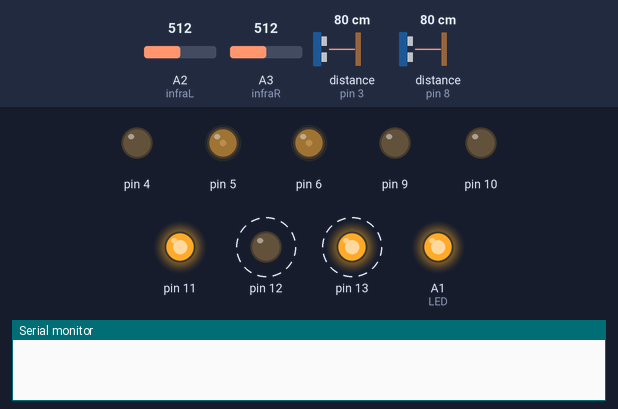
A program run on a simulated Arduino Nano, built with avr-gcc and run on an emulated ATmega328P. On the bench: output pins drawn as LEDs (lit = HIGH), the last lines printed to the serial monitor. Dashed ring = blinking. Inputs (shaded band) come from the test bench; at power-on: A2 (infraL) = 512, A3 (infraR) = 512, distance to the obstacle (sensors on pin 3, pin 8) 80 cm. The echo pulse lasts 58.3 µs per cm; pins used as bus, display or sensor lines are not drawn.

Above: at 5.75 s.
6.3 s: A2 (infraL) set to 402
9.3 s: A2 (infraL) set to 368
At 9.95 s:
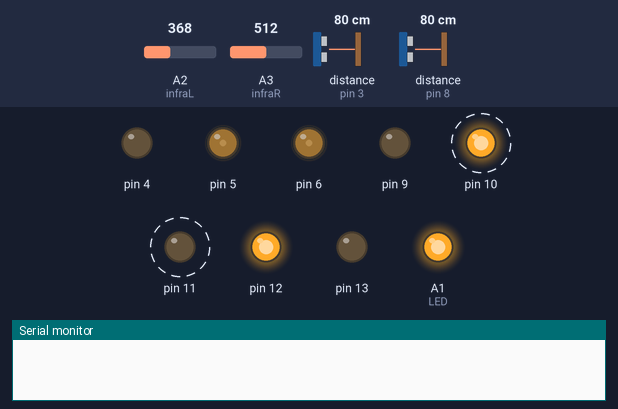
12.3 s: A2 (infraL) set to 511
At 12.65 s:
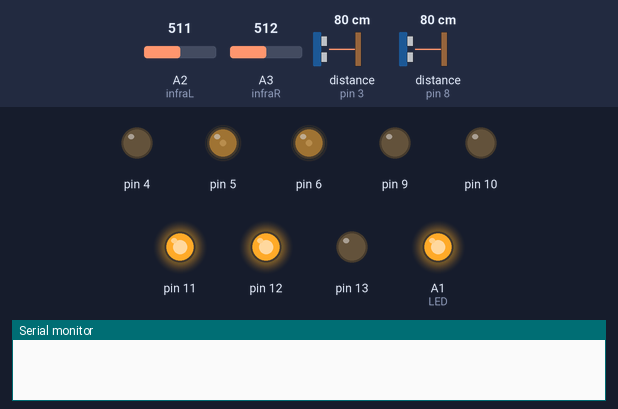
15.3 s: A2 (infraL) set to 306
At 15.95 s:
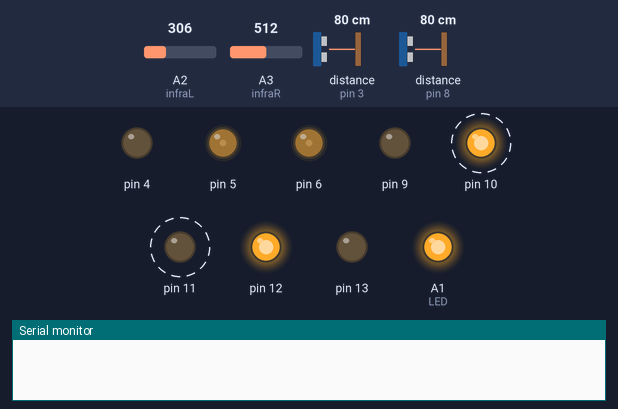
18.3 s: A3 (infraR) set to 399
21.3 s: A3 (infraR) set to 370
At 24.9 s:
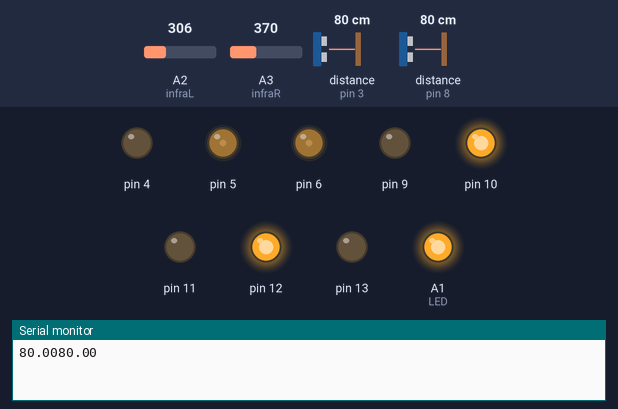
Timing chart, 0 to 25.3 s (numbered marks = the images above; inputs shaded):
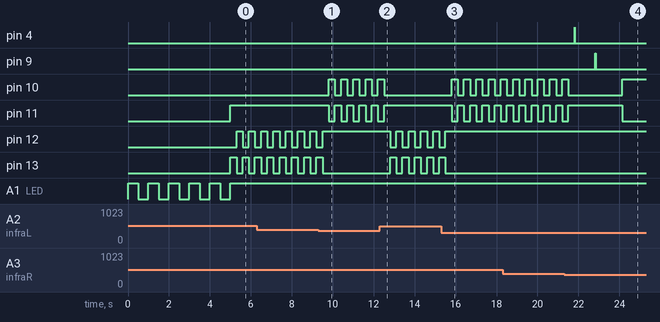

Measured:
- the behaviour switches between 384 and 383 on A2 (infraL) (found by bisection; images 0 and 1)
- the behaviour switches between 384 and 383 on A3 (infraR) (found by bisection; images 3 and 4)
- after the input at 9.3 s, pin 10, pin 11: alternates HIGH for 0.30 s and LOW for 0.30 s, starting after 0.50 s; pin 12: goes on until 9.5 s, then stays HIGH; pin 13: goes on until 9.5 s, then stays LOW
- after the input at 12.3 s, pin 10: goes on until 12.5 s, then stays LOW; pin 11: goes on until 12.5 s, then stays HIGH; pin 12, pin 13: alternates HIGH for 0.30 s and LOW for 0.30 s, starting after 0.51 s
- after the input at 15.3 s, pin 10, pin 11: alternates HIGH for 0.30 s and LOW for 0.30 s, starting after 0.51 s; pin 12: goes on until 15.5 s, then stays HIGH; pin 13: goes on until 15.5 s, then stays LOW
- after the input at 21.3 s, pin 4: LOW → HIGH after 0.51 s, → LOW 0.01 s later; pin 9: LOW → HIGH after 1.5 s, → LOW 0.01 s later
- by itself, pin 12, pin 13: alternates HIGH for 0.30 s and LOW for 0.30 s

The program:

main.cpp
```cpp
#include <Arduino.h>
#include <Ultrasonic.h>

#include "../include/motores.h"
#include "../include/ultra.h"
#include "../include/infra.h"

// declaração pinos ++++++++++++++++++++++++++++++++++++++++++++++++++++++

#define LED A1

// infravermelhos
#define infraL A2
#define infraR A3

const ultra ultraL = {.echo = 3, .trig = 4};
const ultra ultraR = {.echo = 8, .trig = 9};

Ultrasonic ultrasonicL(ultraL.trig, ultraL.echo);
Ultrasonic ultrasonicR(ultraR.trig, ultraR.echo);

const motor motorL = {.pwm = 5, .h0 = 11, .h1 = 10};
const motor motorR = {.pwm = 6, .h0 = 12, .h1 = 13};

// declaração funções auxiliares +++++++++++++++++++++++++++++++++++++++

// procura oponente
void procura();

// funções principais +++++++++++++++++++++++++++++++++++++++++++++++++++

void setup() {
  // LED
  pinMode(LED, OUTPUT);

  // infravermelho
  pinMode(infraL, INPUT);
  pinMode(infraR, INPUT);

  // ultrassom
  pinMode(ultraL.echo, INPUT);
  pinMode(ultraL.trig, OUTPUT);
  pinMode(ultraR.echo, INPUT);
  pinMode(ultraR.trig, OUTPUT);

  // motores
  pinMode(motorL.pwm, OUTPUT);
  pinMode(motorL.h0, OUTPUT);
  pinMode(motorL.h1, OUTPUT);

  pinMode(motorR.pwm, OUTPUT);
  pinMode(motorR.h0, OUTPUT);
  pinMode(motorR.h1, OUTPUT);

  Serial.begin(9600);

  freio(motorL, motorR);

  // espera 5 seg, piscando o LED
  for (int i = 0; i < 5; i++) {
    digitalWrite(LED, HIGH);
    delay(500);
    digitalWrite(LED, LOW);
    delay(500);
  }

  //deixa o LED ligado
  digitalWrite(LED, HIGH);

  analogWrite(motorL.pwm, 50);
  analogWrite(motorR.pwm, 50);
}

void loop() {

  // se não encontra linha
  if ((!linha(infraL) && !linha(infraR))){

    // se encontra oponente
    if (encontra(ultraL, ultrasonicL, ultraR, ultrasonicR)) {
      while (!(linha(infraL) || linha(infraR)))
        frente(motorL, motorR);

      re(motorL, motorR);
      delay(300);

    // se nao encontra oponente
    } else
      procura();

  // se encontra linha na esquerda
  } else if (linha(infraL)) {
    direita(motorL, motorR);
    delay(300);
    frente(motorL, motorR);
    delay(300);

  // se encontra linha na direita
  } else if (linha(infraR)) {
    esquerda(motorL, motorR);
    delay(300);
    frente(motorL, motorR);
    delay(300);
  }
}
// funções auxiliares ++++++++++++++++++++++++++++++++++++++++++++++++

void procura() {
  frente(motorL, motorR);
  delay(300);
  esquerda(motorL, motorR);
  delay(300);

  // estratégia 2:
  // esquerda(motorL, motorR);
}
```

infra.h
```cpp
#ifndef _INFRA_H
#define _INFRA_H

#define border 32

// devolve 1 caso detecte linha, 0 acso contrário
char linha (char infra);

#endif
```

motores.h
```cpp
#ifndef _MOTORES_H
#define _MOTORES_H

struct motor {
  char pwm;
  // entradas ponte h
  char h0;
  char h1;
};

// move pra frente
void frente (motor motorL, motor motorR);
// move para trás
void re (motor motorL, motor motorR);
// gira pra esquerda
void esquerda (motor motorL, motor motorR);
// gira pra direita
void direita (motor motorL, motor motorR);
// freia
void freio (motor motorL, motor motorR);

#endif
```

ultra.h
```cpp
#ifndef _ULTRA_H
#define _ULTRA_H

#define distancia 20

struct ultra {
  char echo;
  char trig;
};

// retorna 1 caso inimigo seja detectado somente por ultraL
//         2 ... somente por ultraR
//         3 ... pelos 2 sensores
char encontra(ultra ultraL, Ultrasonic ultrasonicL, ultra ultraR, Ultrasonic ultrasonicR);

#endif
```

infra.cpp
```cpp
#include <Arduino.h>
#include "../include/infra.h"

char linha (char infra) {
    char val;

    val = analogRead(infra);

    if (val > border)
        return 0;

    return 1;
}
```

motores.cpp
```cpp
#include <Arduino.h>
#include "../include/motores.h"

void frente (motor motorL, motor motorR) {
    // seta os dois motores pro sentido "direito
    digitalWrite(motorL.h0, HIGH);
    digitalWrite(motorL.h1, LOW);

    digitalWrite(motorR.h0, HIGH);
    digitalWrite(motorR.h1, LOW);
    return;
}

void re (motor motorL, motor motorR) {
    // seta os dois motores pro sentido "direito
    digitalWrite(motorL.h0, LOW);
    digitalWrite(motorL.h1, HIGH);

    digitalWrite(motorR.h0, LOW);
    digitalWrite(motorR.h1, HIGH);
    return;
}

void esquerda (motor motorL, motor motorR) {
    // seta o motor esquerdo pro sentido "reverso"
    digitalWrite(motorL.h0, LOW);
    digitalWrite(motorL.h1, HIGH);

    // seta o motor direito pro sentido "direito"
    digitalWrite(motorR.h0, HIGH);
    digitalWrite(motorR.h1, LOW);
    return;
}

void direita (motor motorL, motor motorR) {
    // seta o motor esquerdo pro sentido "direito"
    digitalWrite(motorL.h0, HIGH);
    digitalWrite(motorL.h1, LOW);

    // seta o motor direito pro sentido "reverso"
    digitalWrite(motorR.h0, LOW);
    digitalWrite(motorR.h1, HIGH);
    return;
}

// freia
void freio (motor motorL, motor motorR) {
    // seta os dois motores em freio
    digitalWrite(motorL.h0, LOW);
    digitalWrite(motorL.h1, LOW);

    digitalWrite(motorR.h0, LOW);
    digitalWrite(motorR.h1, LOW);
}
```

ultra.cpp
```cpp
#include <Arduino.h>
#include <Ultrasonic.h>
#include "../include/ultra.h"

char encontra(ultra ultraL, Ultrasonic ultrasonicL, ultra ultraR, Ultrasonic ultrasonicR) {
    float tempo, distL, distR;

    // manda sinal por 10 microsseg
    digitalWrite(ultraL.trig, LOW);
	delay(2);
	digitalWrite(ultraL.trig, HIGH);
	delay(10);
	digitalWrite(ultraL.trig, LOW);

    // recebe tempo que demorou p/ receber sinal
    tempo = pulseIn(ultraL.echo, HIGH);

    distL = (tempo * 0.343) / 2; // calcula distância

    // manda sinal por 10 microsseg
    digitalWrite(ultraR.trig, LOW);
	delay(2);
	digitalWrite(ultraR.trig, HIGH);
	delay(10);
	digitalWrite(ultraR.trig, LOW);

    // recebe tempo que demorou p/ receber sinal
    tempo = pulseIn(ultraR.echo, HIGH);

    distR = (tempo * 0.343) / 2; // calcula distância

    distL = ultrasonicL.read();
    distR = ultrasonicR.read();

    Serial.print(distL);
    Serial.print(distR);

    if ((distL < distancia) && (distR < distancia)) {
        return 3;
    } else if ((distR < distancia)) {
        return 2;
    } else if ((distL < distancia)) {
        return 1;
    } else {
        return 0;
    }
}
```
